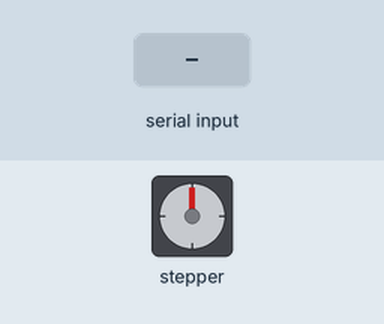
Recording of a program running on a simulated Arduino Uno, built with avr-gcc and run on an emulated ATmega328P. Parts: stepper motor. The inputs (shaded band) are chosen by the test bench. Stepper angles assume 4096 steps per turn.

Above: at 1.2 s.
1.3 s: "90,45\n" received over Serial
At 2.92 s:
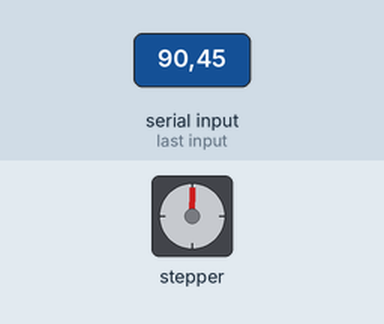
4.3 s: "200\n" received over Serial
At 8.2 s:
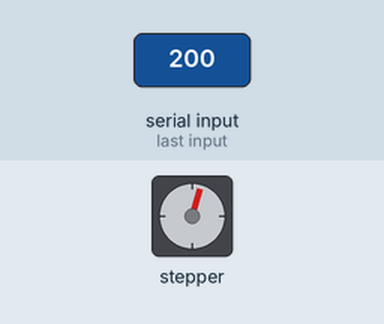
Timing chart, 0 to 9.7 s (numbered marks = the images above; inputs shaded):
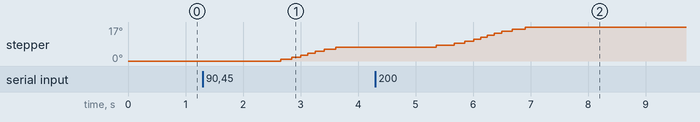

Measured:
- after the input at 4.3 s, stepper: turns 10° clockwise in 1.5 s, starting after 1.1 s

The program:

main.cpp
```cpp
/**
 * Adrian Verdugo ( アドリアン )
 * @github adrian273
 * @since 11/8/2020
 *
 * */

#include <Arduino.h>
#include <AccelStepper.h>
#define HALFSTEP 8

#define motorPin8 8  // IN1 on the ULN2003 driver
#define motorPin9 9  // IN2 on the ULN2003 driver
#define motorPin10 10 // IN3 on the ULN2003 driver
#define motorPin11 11 // IN4 on the ULN2003 driver

// Initialize with pin sequence IN1-IN3-IN2-IN4 for using the AccelStepper with 28BYJ-48
AccelStepper stepper(HALFSTEP, motorPin8, motorPin10, motorPin9, motorPin11);

void setup()
{
  Serial.begin(9600);
  stepper.setMaxSpeed(200.0);
  stepper.setAcceleration(100.0);
}

void loop()
{
  if (Serial.available())
  {
    String response = Serial.readString();
    if (response != "0")
    {
      stepper.runToNewPosition(response.toInt());
    }
  }
}
```
